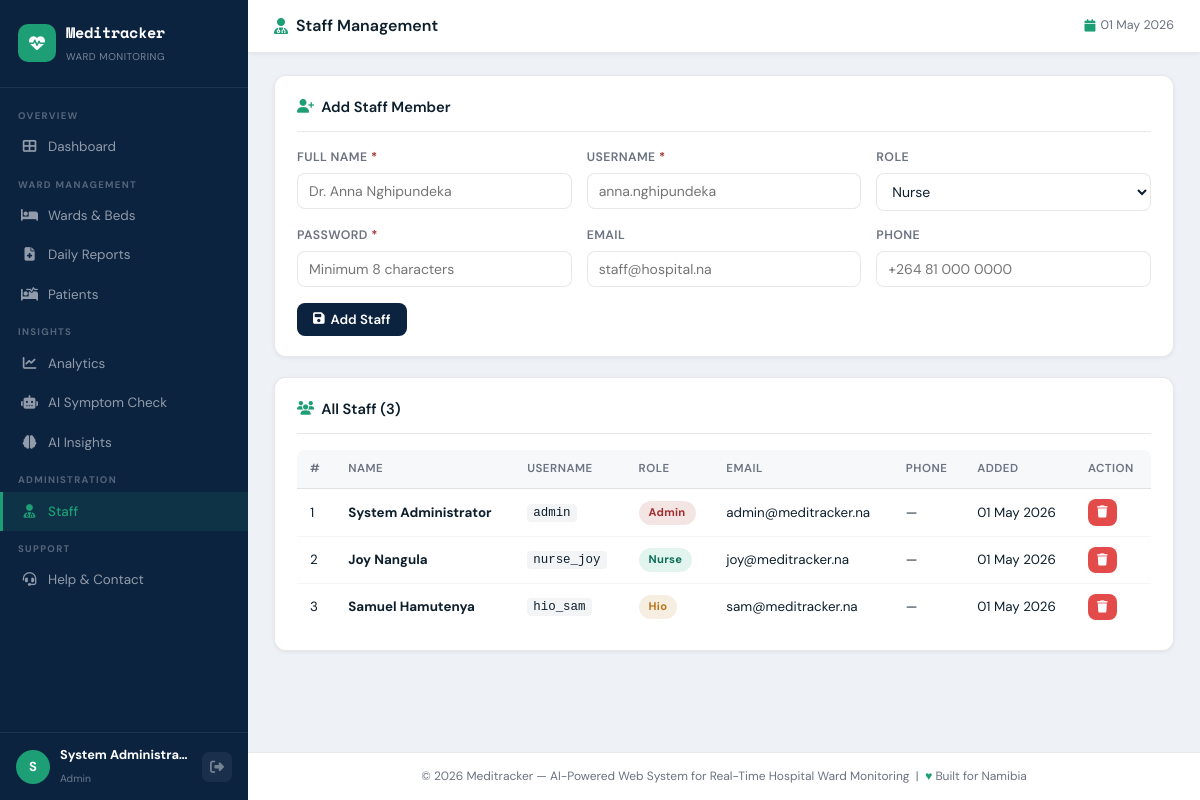
/modules/staff.php (signed in), run on the app's committed database.
### tables this page shows
CREATE TABLE `users` (
  `id`         INT AUTO_INCREMENT PRIMARY KEY,
  `username`   VARCHAR(100) NOT NULL UNIQUE,
  `password`   VARCHAR(255) NOT NULL,
  `role`       ENUM('admin','doctor','nurse','hio','receptionist') NOT NULL,
  `full_name`  VARCHAR(150),
  `email`      VARCHAR(150),
  `phone`      VARCHAR(20),
  `created_at` TIMESTAMP DEFAULT CURRENT_TIMESTAMP
);

### modules/staff.php (the view, shortened to what this page needs)
<?php
require_once '../includes/config.php';
$staff = $conn->query("SELECT * FROM users ORDER BY role, full_name");
?>
<?php include '../includes/header.php'; ?>
<div class="topbar">
  <div class="topbar-title"><i class="fas fa-user-md"></i> Staff Management</div>
  <div class="topbar-date"><i class="fas fa-calendar"></i> <?= date('d M Y') ?></div>
</div>
<div class="page-body">
<div class="card">
  <div class="card-header"><div class="card-title"><i class="fas fa-user-plus"></i> Add Staff Member</div></div>
  <form method="POST">
    <div class="form-grid">
      <div class="form-group">
        <label>Full Name <span style="color:var(--red)">*</span></label>
        <input type="text" name="full_name" placeholder="Dr. Anna Nghipundeka" required>
      </div>
      <div class="form-group">
        <label>Username <span style="color:var(--red)">*</span></label>
        <input type="text" name="username" placeholder="anna.nghipundeka" required>
      </div>
      <div class="form-group">
        <label>Role</label>
        <select name="role">
          <option value="nurse">Nurse</option>
        </select>
      </div>
      <div class="form-group">
        <label>Password <span style="color:var(--red)">*</span></label>
        <input type="password" name="password" placeholder="Minimum 8 characters" required>
      </div>
      <div class="form-group">
        <label>Email</label>
        <input type="email" name="email" placeholder="staff@hospital.na">
      </div>
      <div class="form-group">
        <label>Phone</label>
        <input type="tel" name="phone" placeholder="+264 81 000 0000">
      </div>
    </div>
    <div class="mt-2"><button type="submit" class="btn btn-primary"><i class="fas fa-save"></i> Add Staff</button></div>
  </form>
</div>
<div class="card">
  <div class="card-header">
    <div class="card-title"><i class="fas fa-users"></i> All Staff (<?= $staff->num_rows ?>)</div>
  </div>
  <div class="table-responsive">
    <table>
      <thead><tr><th>#</th><th>Name</th><th>Username</th><th>Role</th><th>Email</th><th>Phone</th><th>Added</th><th>Action</th></tr></thead>
      <tbody>
      <?php while ($u = $staff->fetch_assoc()):
        $rbadge = match($u['role']) { 'admin'=>'badge-danger','doctor'=>'badge-info','nurse'=>'badge-teal','hio'=>'badge-warning', default=>'badge-navy' };
      ?>
        <tr>
          <td><?= $u['id'] ?></td>
          <td><strong><?= htmlspecialchars($u['full_name']) ?></strong></td>
          <td><code style="font-size:0.78rem;background:#f3f4f6;padding:2px 6px;border-radius:4px;"><?= htmlspecialchars($u['username']) ?></code></td>
          <td><span class="badge <?= $rbadge ?>"><?= ucfirst($u['role']) ?></span></td>
          <td><?= htmlspecialchars($u['email'] ?? '—') ?></td>
          <td><?= htmlspecialchars($u['phone'] ?? '—') ?></td>
          <td><?= date('d M Y', strtotime($u['created_at'])) ?></td>
          <td>
            <?php if ($u['id'] !== (int)$_SESSION['user_id']): ?>
            <form method="POST" style="display:inline;">
              <button type="submit" class="btn btn-danger btn-sm btn-icon" title="Remove"
                      onclick="return confirm('Remove <?= htmlspecialchars($u['full_name'],ENT_QUOTES) ?>?')">
                <i class="fas fa-trash"></i>
              </button>
            </form>
            <?php else: ?><span style="font-size:0.74rem;color:var(--text-muted);">You</span><?php endif; ?>
          </td>
        </tr>
      <?php endwhile; ?>
      </tbody>
    </table>
  </div>
</div>
</div>
<?php include '../includes/footer.php'; ?>

### css/style.css (style rules this page uses)
:root { --teal: #0F6E56; --teal-mid: #1D9E75; --teal-lt: #E1F5EE; --teal-dk: #085041; --navy: #0c2340; --navy-mid: #152e52; --blue: #185FA5; --blue-lt: #E6F1FB; --blue-mid: #378ADD; --amber: #BA7517; --amber-lt: #FAEEDA; --amber-mid: #EF9F27; --red: #A32D2D; --red-lt: #FCEBEB; --red-mid: #E24B4A; --green: #3B6D11; --green-lt: #EAF3DE; --green-mid: #639922; --purple: #534AB7; --purple-lt: #EEEDFE; --bg: #eef2f7; --card-bg: #ffffff; --border: rgba(0,0,0,0.09); --text: #0d1f2d; --text-muted: #6b7280; --shadow-sm: 0 1px 4px rgba(0,0,0,0.07); --shadow: 0 4px 16px rgba(0,0,0,0.10); --radius: 12px; --radius-sm: 8px; --transition: all 0.2s ease; }
*, *::before, *::after { margin:0; padding:0; box-sizing:border-box; }
html { scroll-behavior: smooth; }
body { font-family: 'DM Sans', system-ui, sans-serif; background: var(--bg); color: var(--text); min-height: 100vh; font-size: 14px; line-height: 1.6; }
.topbar { background: var(--card-bg); border-bottom: 1px solid var(--border); padding: 13px 26px; display: flex; align-items: center; justify-content: space-between; position: sticky; top:0; z-index:100; box-shadow: var(--shadow-sm); }
.topbar-title { font-size: 1rem; font-weight: 600; color: var(--text); display: flex; align-items: center; gap: 8px; }
.topbar-title i { color: var(--teal-mid); }
.topbar-date { font-size:0.78rem; color:var(--text-muted); display:flex; align-items:center; gap:5px; }
.topbar-date i { color:var(--teal-mid); }
.page-body { padding: 22px 26px; flex:1; }
.card { background: var(--card-bg); border-radius: var(--radius); padding: 20px 22px; margin-bottom: 20px; box-shadow: var(--shadow-sm); border: 1px solid var(--border); }
.card-header { display:flex; align-items:center; justify-content:space-between; margin-bottom:16px; padding-bottom:12px; border-bottom: 1px solid var(--border); }
.card-title { font-size:0.92rem; font-weight:600; color:var(--text); display:flex; align-items:center; gap:7px; }
.card-title i { color:var(--teal-mid); font-size:0.86rem; }
.table-responsive { overflow-x:auto; border-radius:var(--radius-sm); }
table { width:100%; border-collapse:collapse; font-size:0.835rem; }
thead tr { background:#f6f8fa; }
thead th { padding:10px 13px; text-align:left; font-weight:600; font-size:0.72rem; color:var(--text-muted); text-transform:uppercase; letter-spacing:0.5px; border-bottom:1px solid var(--border); white-space:nowrap; }
tbody tr { border-bottom:1px solid rgba(0,0,0,0.04); transition:var(--transition); }
tbody tr:last-child { border-bottom:none; }
td { padding:10px 13px; color:var(--text); vertical-align:middle; }
.badge { display:inline-block; padding:3px 10px; border-radius:20px; font-size:0.7rem; font-weight:700; letter-spacing:0.3px; white-space:nowrap; }
.badge-danger { background:rgba(163,45,45,0.12); color:var(--red); }
.badge-warning { background:rgba(186,117,23,0.12); color:var(--amber); }
.badge-teal { background:var(--teal-lt); color:var(--teal); }
.btn { display:inline-flex; align-items:center; gap:6px; padding:8px 16px; border-radius:var(--radius-sm); font-size:0.83rem; font-weight:600; cursor:pointer; border:none; transition:var(--transition); text-decoration:none; white-space:nowrap; font-family:inherit; }
.btn-primary { background:var(--navy); color:#fff; }
.btn-danger { background:var(--red-mid); color:#fff; }
.btn-sm { padding:5px 11px; font-size:0.76rem; }
.btn-icon { padding:7px 9px; }
.form-grid { display:grid; grid-template-columns:repeat(auto-fit,minmax(210px,1fr)); gap:15px; }
.form-group { display:flex; flex-direction:column; gap:5px; }
.form-group label { font-size:0.77rem; font-weight:600; color:var(--text-muted); text-transform:uppercase; letter-spacing:0.4px; }
.form-group input, .form-group select, .form-group textarea { padding:8px 11px; border:1.5px solid var(--border); border-radius:var(--radius-sm); font-size:0.875rem; font-family:inherit; color:var(--text); background:#fff; transition:var(--transition); outline:none; }
.mt-2 { margin-top:16px; }

### data on the page
users: id "1", full_name "System Administrator", username "admin", role "Admin", email "admin@meditracker.na", phone "—", created_at "01 May 2026"
users: id "2", full_name "Joy Nangula", username "nurse_joy", role "Nurse", email "joy@meditracker.na", phone "—", created_at "01 May 2026"
users: id "3", full_name "Samuel Hamutenya", username "hio_sam", role "Hio", email "sam@meditracker.na", phone "—", created_at "01 May 2026"

### other printed values
$label "Dashboard Wards & Beds Daily Reports Patients Analytics AI Symptom Check AI Insights Staff Help & Contact"
$initials "S"
$_SESSION['full_name'] "System Administra…"
$role "Admin"
$staff->num_rows "3"
